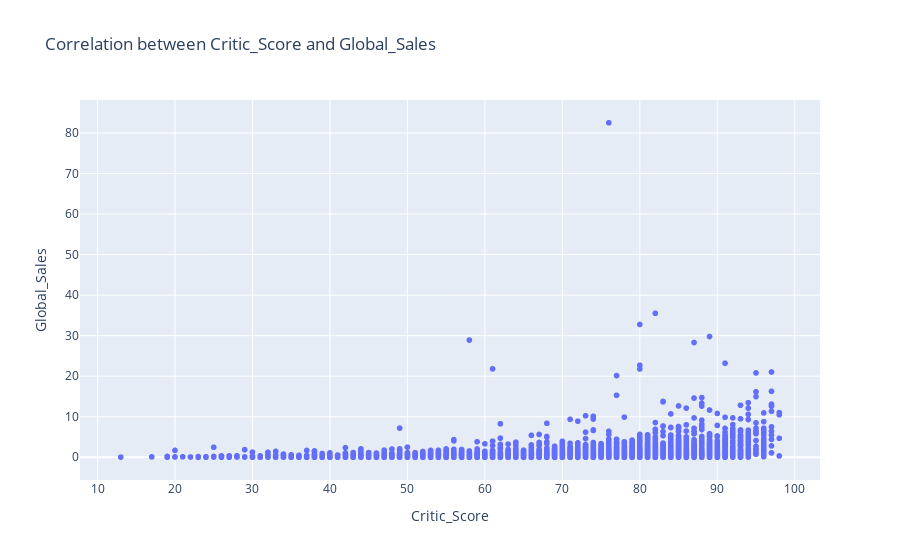

The code cell stored with this chart in its notebook:
### Code cell
"""""
Grafico che mette in relazione i Global_Sales e il
Critic_Score
"""""

fig = px.scatter(
    df,
    x="Critic_Score",
    y="Global_Sales",
    title="Correlation between Critic_Score and Global_Sales"
)
fig.show()

### Figure 1 — Plotly figure (JSON) as saved in the notebook; plotly's stock layout.template omitted (floating-point values rounded to 4 significant figures; data arrays with more than 128 entries replaced by an {"elided": "..."} marker saying what was removed)
{"data": [{"hovertemplate": "Critic_Score=%{x}<br>Global_Sales=%{y}<extra></extra>", "legendgroup": "", "marker": {"color": "#636efa", "symbol": "circle"}, "mode": "markers", "name": "", "showlegend": false, "type": "scattergl", "x": {"elided": "16719 float values"}, "xaxis": "x", "y": {"elided": "16719 float values"}, "yaxis": "y"}], "layout": {"legend": {"tracegroupgap": 0}, "title": {"text": "Correlation between Critic_Score and Global_Sales"}, "xaxis": {"anchor": "y", "domain": [0, 1], "title": {"text": "Critic_Score"}}, "yaxis": {"anchor": "x", "domain": [0, 1], "title": {"text": "Global_Sales"}}}}
